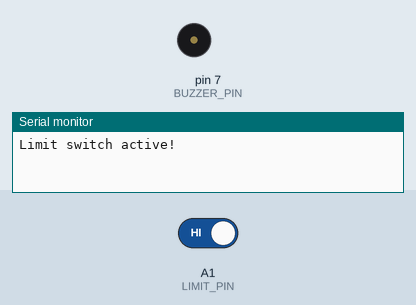
Recording of a sketch running on a simulated Arduino Uno, built with avr-gcc and run on an emulated ATmega328P. Shown: buzzer (waves = sounding), the last lines printed to the serial monitor. The inputs (shaded band) are chosen by the test bench; at power-on: A1 (LIMIT_PIN) HIGH.

Above: at 1.2 s.
1.3 s: A1 (LIMIT_PIN) driven LOW
At 1.7 s:
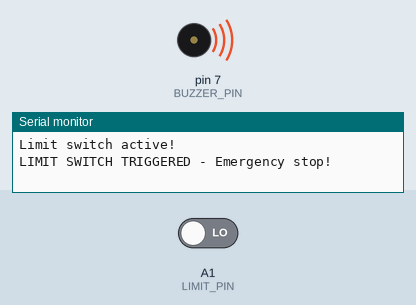
Timing chart, 0 to 4.3 s (numbered marks = the images above; inputs shaded):
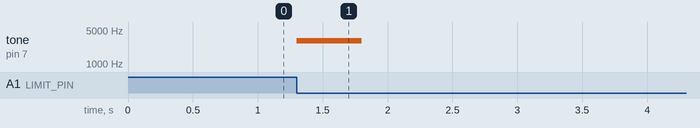

Measured:
- after the input at 1.3 s, tone on pin 7 (BUZZER_PIN): silent → 3000 Hz at once, → silent 0.50 s later

The sketch:

12_limit_switch.ino
```cpp
const int LIMIT_PIN = A1;
const int BUZZER_PIN = 7;

void setup() {
    Serial.begin(9600);
    pinMode(LIMIT_PIN, INPUT_PULLUP);
    pinMode(BUZZER_PIN, OUTPUT);
    Serial.println("Limit switch active!");
}

void loop() {
    static bool lastLimitState = true;
    bool currentLimitState = digitalRead(LIMIT_PIN);
    if (!currentLimitState && lastLimitState) {
        tone(BUZZER_PIN, 3000, 500);
        Serial.println("LIMIT SWITCH TRIGGERED - Emergency stop!");
        delay(200);
    }
    lastLimitState = currentLimitState;
    delay(20);
}
```
